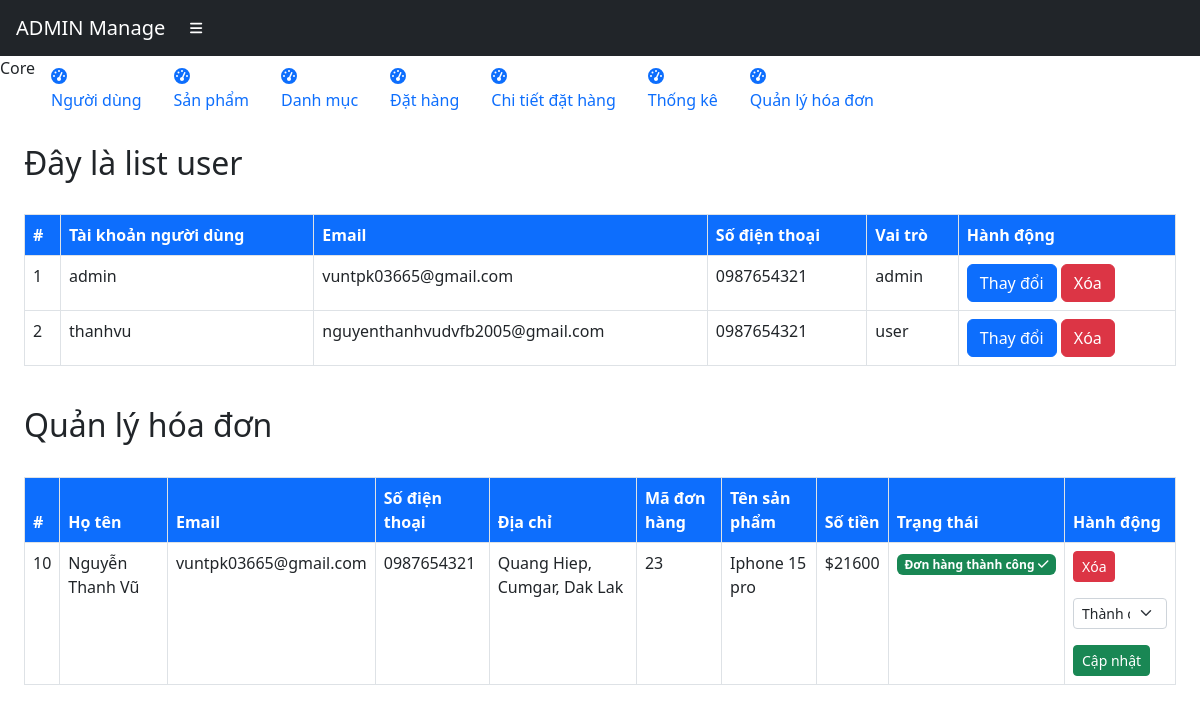
Screenshot of /admin/bill/index.php with the database file from the repository.
### tables this page shows
CREATE TABLE `user` (
  `id` int(11) NOT NULL,
  `username` varchar(100) NOT NULL,
  `email` varchar(255) NOT NULL,
  `phone` varchar(15) NOT NULL,
  `password` varchar(255) NOT NULL,
  `role` varchar(50) NOT NULL,
  `fullname` varchar(255) DEFAULT NULL,
  `address` text DEFAULT NULL,
  `reset_token` varchar(255) DEFAULT NULL,
  `reset_token_expires` datetime DEFAULT NULL
);

CREATE TABLE `bill` (
  `id` int(11) NOT NULL,
  `fullname` varchar(255) NOT NULL,
  `email` varchar(255) NOT NULL,
  `phone` varchar(15) NOT NULL,
  `address` text NOT NULL,
  `id_order` varchar(50) NOT NULL,
  `product_name` varchar(255) NOT NULL,
  `total` decimal(40,0) NOT NULL,
  `status` varchar(50) NOT NULL
);

### config/DBUntil.php (called while the page is built, shortened)
<?php
include "config.php";
class DBUntil
{
     private $connection = null;
     function __construct()
     {
          $db = new Database(HOST, USERNAME, PASSWORD, DB_NAME);
          $this->connection = $db->getConnection();
     }
     public function select($sql, $params = [])
     {
          $stmt = $this->connection->prepare($sql);
          $stmt->execute($params);
          $stmt->setFetchMode(PDO::FETCH_ASSOC);
          return $stmt->fetchAll();
     }
}

### config/config.php (called while the page is built, shortened)
<?php
class Database
{
     private $host;
     private $username;
     private $password;
     private $dbname;
     public function __construct($host, $username, $password, $dbname)
     {
          $this->host = $host;
          $this->password = $password;
          $this->username = $username;
          $this->dbname = $dbname;
     }
     public function getConnection()
     {
          try {
               $url = "mysql:host=" . $this->host . ";dbname=" . $this->dbname . ";username=" . $this->username . "";
               $this->connection = new PDO($url, $this->username, $this->password);
               $this->connection->setAttribute(PDO::ATTR_ERRMODE, PDO::ERRMODE_EXCEPTION);
               return $this->connection;
          } catch (\Exception $e) {
               echo "Error: " . $e->getMessage();
               return null;
          }
     }
}

### admin/users/list-user.php (the view)
<div id="layoutSidenav_content">
     <main>
          <div class="container-fluid px-4">
               <br>
               <h2>Đây là list user</h2>
               <br>
               <table class="table table-bordered">
                    <thead>
                         <tr class="bg-primary text-white">
                              <th>#</th>
                              <th>Tài khoản người dùng</th>
                              <th>Email</th>
                              <th>Số điện thoại</th>
                              <th>Vai trò</th>
                              <th>Hành động</th>
                         </tr>
                    </thead>
                    <tbody>
                         <?php
                         include_once "../config/DBUntil.php";
                         $db = new DBUntil();
                         $users = $db->select("SELECT * FROM user");
                         foreach ($users as $user) {
                              echo "<tr>";
                              echo "<td>" . $user['id'] . "</td>";
                              echo "<td>" . $user['username'] . "</td>";
                              echo "<td>" . $user['email'] . "</td>";
                              echo "<td>" . $user['phone'] . "</td>";
                              echo "<td>" . $user['role'] . "</td>";
                              echo "<td>
                              <a class='btn btn-primary' href='index.php?view=update-user&id=" . $user['id'] . "'>Thay đổi</a>
                              <a class='btn btn-danger' href='index.php?view=delete-user&id=" . $user['id'] . "'>Xóa</a>
                              </td>";
                              echo "</tr>";
                         }
                         ?>
                    </tbody>
               </table>
          </div>
     </main>
</div>

### admin/bill/list.php (shortened to what this page needs)
<?php
include_once "../config/DBUntil.php";
$db = new DBUntil();
?>
<div id="layoutSidenav_content">
     <main>
          <div class="container-fluid px-4">
               <br>
               <h2>Quản lý hóa đơn</h2>
               <br>
               <table class="table table-bordered">
                    <thead>
                         <tr class="bg-primary text-white">
                              <th>#</th>
                              <th>Họ tên</th>
                              <th>Email</th>
                              <th>Số điện thoại</th>
                              <th>Địa chỉ</th>
                              <th>Mã đơn hàng</th>
                              <th>Tên sản phẩm</th>
                              <th>Số tiền</th>
                              <th>Trạng thái</th>
                              <th>Hành động</th>
                         </tr>
                    </thead>
                    <tbody>
                         <?php
                         $bill = $db->select("SELECT * FROM bill");
                         foreach ($bill as $value) {
                              echo "<tr>";
                              echo "<td>" . $value['id'] . "</td>";
                              echo "<td>" . $value['fullname'] . "</td>";
                              echo "<td>" . $value['email'] . "</td>";
                              echo "<td>" . $value['phone'] . "</td>";
                              echo "<td>" . $value['address'] . "</td>";
                              echo "<td>" . $value['id_order'] . "</td>";
                              echo "<td>" . $value['product_name'] . "</td>";
                              echo "<td>$" . $value['total'] . "</td>";
                              if ($value['status'] == 'thành công') {
                                   echo "<td><span class='badge text-bg-success'>Đơn hàng thành công <i class='fas fa-check'></i></span></td>";
                              } elseif ($value['status'] == 'chưa thanh toán') {
                                   echo "<td><span class='badge text-bg-warning'>Chờ thanh toán <i class='fas fa-hourglass-half'></i></span></td>";
                              } else {
                                   echo "<td><span class='badge text-bg-danger'>Đơn hàng thất bại <i class='fas fa-times'></i></span></td>";
                              }
                              echo "<td>
                              <a class='btn btn-danger btn-sm' href='index.php?view=delete-bill&id=" . $value['id'] . "&id_order=" . $value['id_order'] . "'>Xóa</a>
                              <form action='index.php?view=update-bill' method='post' style='display:inline;'>
                                   <input type='hidden' name='order_id' value='" . $value['id_order'] . "'>
                                   <select name='status' class='form-select form-select-sm mt-3'>
                                        <option value='thành công'>Thành công</option>
                                        <option value='chưa thanh toán'>Chưa thanh toán</option>
                                        <option value='thất bại'>Thất bại</option>
                                   </select>
                                   <button type='submit' name='update_status' class='btn btn-success btn-sm mt-3'>Cập nhật</button>
                              </form>
                              </td>";
                              echo "</tr>";
                         }
                         ?>
                    </tbody>
               </table>
          </div>
     </main>
</div>

### rows the page displays
user: id "1", username "admin", email "vuntpk03665@gmail.com", phone "0987654321", role "admin"
user: id "2", username "thanhvu", email "nguyenthanhvudvfb2005@gmail.com", phone "0987654321", role "user"
bill: id "10", fullname "Nguyễn Thanh Vũ", email "vuntpk03665@gmail.com", phone "0987654321", address "Quang Hiep, Cumgar, Dak Lak", id_order "23", product_name "Iphone 15 pro", total "21600", status "Đơn hàng thành công"
